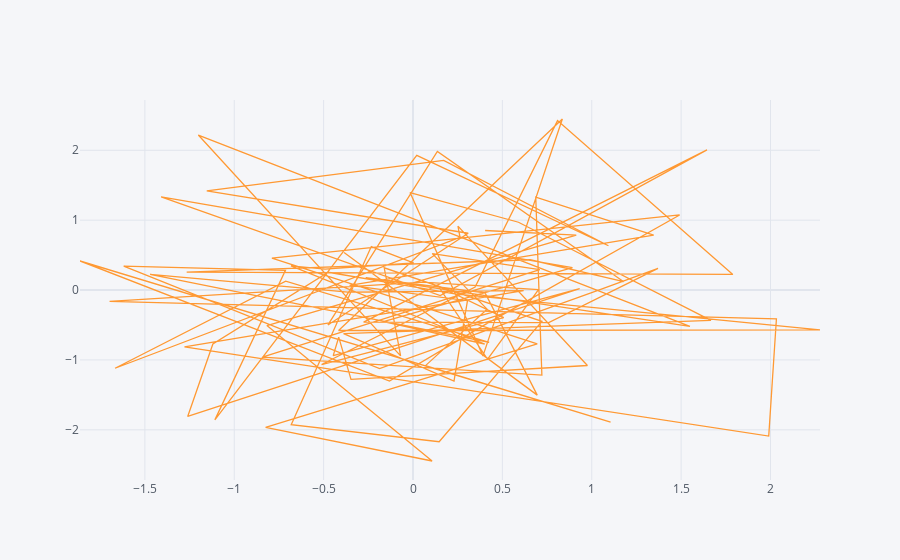

Notebook code for this chart:
### Markdown cell above
### Scatter Plot

### Code cell
# Plotting this line just gives us a plot w/connected lines. To get our scatter plot, we include the "mode" argument...

# Ex 2i:-

df1.iplot(kind='scatter',x='A',y='B')
